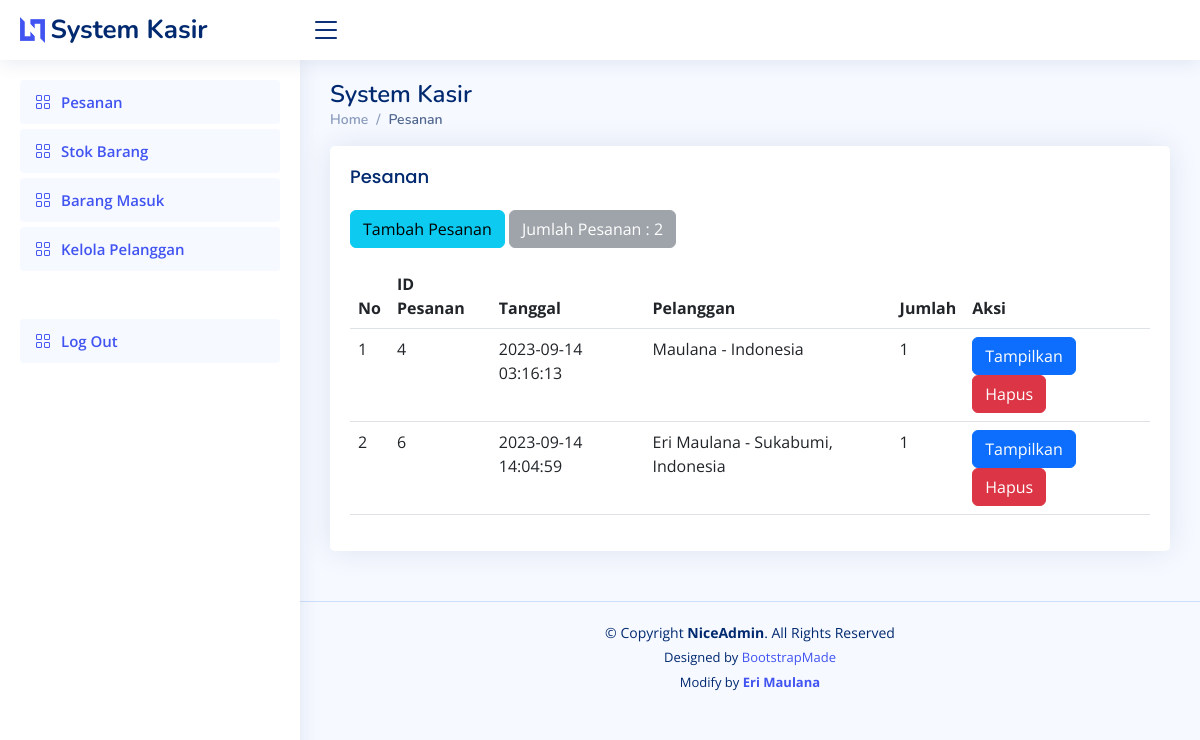
The app's page /index.php (signed in), older data.
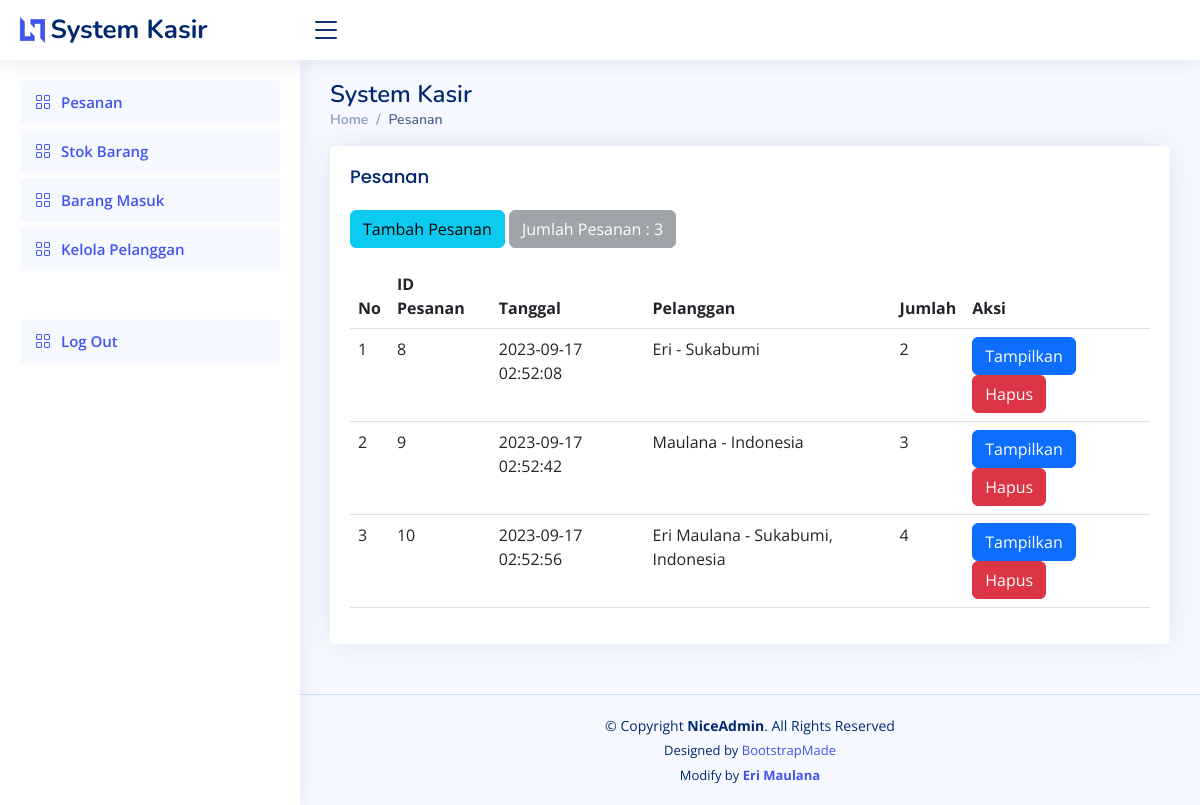
The same page, newer data.
### tables this page shows
CREATE TABLE `pesanan` (
  `idpesanan` int(11) NOT NULL,
  `tanggal` timestamp NOT NULL DEFAULT current_timestamp(),
  `idpelanggan` int(11) NOT NULL,
  `idproduk` int(11) NOT NULL
);

CREATE TABLE `pelanggan` (
  `idpelanggan` int(11) NOT NULL,
  `namapelanggan` varchar(20) NOT NULL,
  `notelp` varchar(15) NOT NULL,
  `alamat` text NOT NULL
);

### index.php (the view, shortened to what this page needs)
<?php
   require 'ceklogin.php';
   $ambildatapesanan = mysqli_query($c, "SELECT * FROM pesanan");
   $jumlahpesanan = mysqli_num_rows($ambildatapesanan);
?>
<!DOCTYPE html>
<html lang="en">
<head>
   <link href="assets/vendor/bootstrap/css/bootstrap.min.css" rel="stylesheet">
   <link href="assets/vendor/bootstrap-icons/bootstrap-icons.css" rel="stylesheet">
   <link href="assets/vendor/boxicons/css/boxicons.min.css" rel="stylesheet">
   <link href="assets/vendor/quill/quill.snow.css" rel="stylesheet">
   <link href="assets/vendor/quill/quill.bubble.css" rel="stylesheet">
   <link href="assets/vendor/remixicon/remixicon.css" rel="stylesheet">
   <link href="assets/vendor/simple-datatables/style.css" rel="stylesheet">
   <link href="assets/css/style.css" rel="stylesheet">
</head>
<body>
   <header id="header" class="header fixed-top d-flex align-items-center">
      <div class="d-flex align-items-center justify-content-between">
         <a href="index.html" class="logo d-flex align-items-center">
            <img src="assets/img/logo.png" alt="">
            <span class="d-none d-lg-block">System Kasir</span>
         </a>
         <i class="bi bi-list toggle-sidebar-btn"></i>
      </div>
   </header>
   <aside id="sidebar" class="sidebar">
      <ul class="sidebar-nav" id="sidebar-nav">
         <li class="nav-item">
            <a class="nav-link " href="index.php">
               <i class="bi bi-grid"></i>
               <span>Pesanan</span>
            </a>
         </li>
         <li class="nav-item">
            <a class="nav-link " href="stock.php">
               <i class="bi bi-grid"></i>
               <span>Stok Barang</span>
            </a>
         </li>
         <li class="nav-item">
            <a class="nav-link " href="masuk.php">
               <i class="bi bi-grid"></i>
               <span>Barang Masuk</span>
            </a>
         </li>
         <li class="nav-item mb-5">
            <a class="nav-link " href="pelanggan.php">
               <i class="bi bi-grid"></i>
               <span>Kelola Pelanggan</span>
            </a>
         </li>
         <li class="nav-item mt-5">
            <a class="nav-link " href="logout.php">
               <i class="bi bi-grid"></i>
               <span>Log Out</span>
            </a>
         </li>
      </ul>
   </aside>
   <main id="main" class="main">
      <div class="pagetitle">
         <h1>System Kasir</h1>
         <nav>
            <ol class="breadcrumb">
               <li class="breadcrumb-item"><a href="index.php">Home</a></li>
               <li class="breadcrumb-item active">Pesanan</li>
            </ol>
         </nav>
      </div>
      <section class="section">
         <div class="row">
            <div class="col-lg-12">
               <div class="card">
                  <div class="card-body">
                     <h5 class="card-title">Pesanan</h5>
                     <button type="button" class="btn btn-info mb-3" data-bs-toggle="modal"
                        data-bs-target="#exampleModal">
                        Tambah Pesanan
                     </button>
                     <button disabled="disabled" class="btn btn-secondary mb-3">Jumlah Pesanan : <?=$jumlahpesanan;?>
                     </button>
                     <table class="table datatable">
                        <thead>
                           <tr>
                              <th scope="col">No</th>
                              <th scope="col">ID Pesanan</th>
                              <th scope="col">Tanggal</th>
                              <th scope="col">Pelanggan</th>
                              <th scope="col">Jumlah</th>
                              <th scope="col">Aksi</th>
                           </tr>
                        </thead>
                        <tbody>
                           <?php
                              $i = 1;
                              $ambildata = mysqli_query($c, "SELECT * FROM pesanan p, pelanggan pl WHERE p.idpelanggan=pl.idpelanggan");
                              while($baris = mysqli_fetch_array($ambildata)){
                                 $idpesanan = $baris['idpesanan'];
                                 $tanggal = $baris['tanggal'];
                                 $namapelanggan = $baris['namapelanggan'];
                                 $alamat = $baris['alamat'];
                                 $hitungjumlah = mysqli_query($c,"SELECT * FROM detailpesanan WHERE idpesanan = '$idpesanan'");
                                 $jumlah = mysqli_num_rows($hitungjumlah)
                           ?>
                           <tr>
                              <td><?=$i;?></td>
                              <td><?=$idpesanan;?></td>
                              <td><?=$tanggal;?></td>
                              <td><?=$namapelanggan;?> - <?=$alamat;?></td>
                              <td><?=$jumlah;?></td>
                              <td>
                                 <a href="view.php?idp=<?=$idpesanan;?>" class="btn btn-primary"
                                    target="_blank">Tampilkan</a>
                                 <button type="button" class="btn btn-danger" data-bs-toggle="modal"
                                    data-bs-target="#exampleModal2<?=$idpesanan;?>">
                                    Hapus
                                 </button>
                              </td>
                           </tr>
                           <?php
                              $i++;
                              }
                              ?>
                        </tbody>
                     </table>
                  </div>
               </div>
            </div>
         </div>
      </section>
   </main>
   <footer id="footer" class="footer ">
      <div class="copyright">
         &copy; Copyright <strong><span>NiceAdmin</span></strong>. All Rights Reserved
      </div>
      <div class="credits">
         Designed by <a href="https://bootstrapmade.com/" target="_blank">BootstrapMade</a>
      </div>
      <div class="credits">
         Modify by <a href="https://www.instagram.com/erimaulana.69/" target="_blank"><strong>Eri Maulana</strong></a>
      </div>
   </footer>
</body>
</html>

### assets/css/style.css (style rules this page uses)
:root { scroll-behavior: smooth; }
body { font-family: "Open Sans", sans-serif; background: #f6f9ff; color: #444444; }
a { color: #4154f1; text-decoration: none; }
h1, h2, h3, h4, h5, h6 { font-family: "Nunito", sans-serif; }
#main { margin-top: 60px; padding: 20px 30px; transition: all 0.3s; }
.pagetitle { margin-bottom: 10px; }
.pagetitle h1 { font-size: 24px; margin-bottom: 0; font-weight: 600; color: #012970; }
.card { margin-bottom: 30px; border: none; border-radius: 5px; box-shadow: 0px 0 30px rgba(1, 41, 112, 0.1); }
.card-title { padding: 20px 0 15px 0; font-size: 18px; font-weight: 500; color: #012970; font-family: "Poppins", sans-serif; }
.card-body { padding: 0 20px 20px 20px; }
.breadcrumb { font-size: 14px; font-family: "Nunito", sans-serif; color: #899bbd; font-weight: 600; }
.breadcrumb a { color: #899bbd; transition: 0.3s; }
.breadcrumb .breadcrumb-item::before { color: #899bbd; }
.breadcrumb .active { color: #51678f; font-weight: 600; }
.logo { line-height: 1; }
@media (min-width: 1200px) { .logo { width: 280px; } }
.logo img { max-height: 26px; margin-right: 6px; }
.logo span { font-size: 26px; font-weight: 700; color: #012970; font-family: "Nunito", sans-serif; }
.header { transition: all 0.5s; z-index: 997; height: 60px; box-shadow: 0px 2px 20px rgba(1, 41, 112, 0.1); background-color: #fff; padding-left: 20px; }
.header .toggle-sidebar-btn { font-size: 32px; padding-left: 10px; cursor: pointer; color: #012970; }
.sidebar { position: fixed; top: 60px; left: 0; bottom: 0; width: 300px; z-index: 996; transition: all 0.3s; padding: 20px; overflow-y: auto; scrollbar-width: thin; scrollbar-color: #aab7cf transparent; box-shadow: 0px 0px 20px rgba(1, 41, 112, 0.1); background-color: #fff; }
@media (min-width: 1200px) { #main, #footer { margin-left: 300px; } }
.sidebar-nav { padding: 0; margin: 0; list-style: none; }
.sidebar-nav li { padding: 0; margin: 0; list-style: none; }
.sidebar-nav .nav-item { margin-bottom: 5px; }
.sidebar-nav .nav-link { display: flex; align-items: center; font-size: 15px; font-weight: 600; color: #4154f1; transition: 0.3; background: #f6f9ff; padding: 10px 15px; border-radius: 4px; }
.sidebar-nav .nav-link i { font-size: 16px; margin-right: 10px; color: #4154f1; }
.footer { padding: 20px 0; font-size: 14px; transition: all 0.3s; border-top: 1px solid #cddfff; }
.footer .copyright { text-align: center; color: #012970; }
.footer .credits { padding-top: 5px; text-align: center; font-size: 13px; color: #012970; }

Row changes from the older to the newer data that the page shows:
removed pesanan: idpesanan "4", tanggal "2023-09-14 03:16:13", idpelanggan.namapelanggan "Maulana", idpelanggan.alamat "Indonesia", jumlah "1"
removed pesanan: idpesanan "6", tanggal "2023-09-14 14:04:59", idpelanggan.namapelanggan "Eri Maulana", idpelanggan.alamat "Sukabumi, Indonesia", jumlah "1"
added pesanan: idpesanan "8", tanggal "2023-09-17 02:52:08", idpelanggan.namapelanggan "Eri", idpelanggan.alamat "Sukabumi", jumlah "2"
added pesanan: idpesanan "9", tanggal "2023-09-17 02:52:42", idpelanggan.namapelanggan "Maulana", idpelanggan.alamat "Indonesia", jumlah "3"
added pesanan: idpesanan "10", tanggal "2023-09-17 02:52:56", idpelanggan.namapelanggan "Eri Maulana", idpelanggan.alamat "Sukabumi, Indonesia", jumlah "4"
Text that changed along with them:
$jumlahpesanan: "2" → "3"
